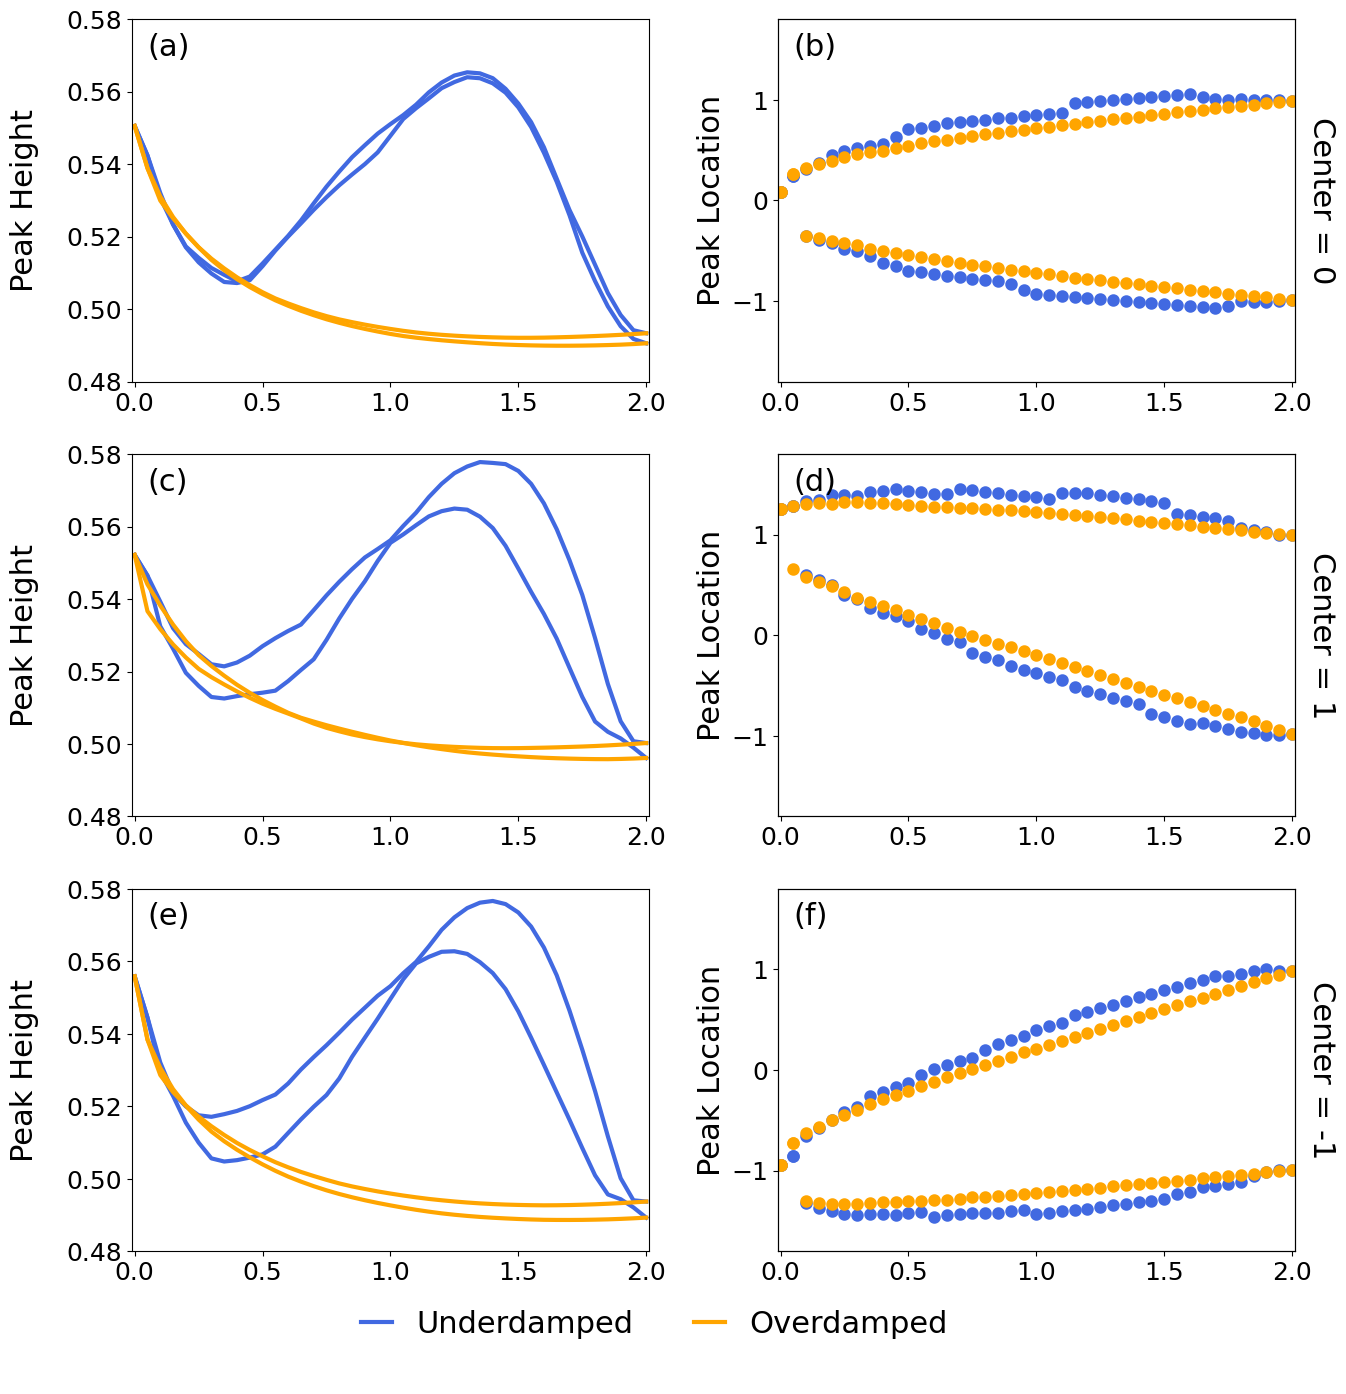

Write Python code to recreate this figure.
#from main import *
#import functions
from scipy.signal import find_peaks
import matplotlib.pyplot as plt
import matplotlib.lines as mlines
import matplotlib.gridspec as gridspec
import string


from setup.plots import *

#format axes
def format_axes(ax):
  #ax.set_xscale('log')
  #ax.invert_xaxis()
  #ax.set_ylim((4.6,5.3))
  #ax.set_xlim((0.11,(8e-7)))
  ax.tick_params(axis='y', labelsize=fontsizeticks)
  ax.tick_params(axis='x', labelsize=fontsizeticks)
  ax.set_xlim((-0.01,2.01))
  #ax.set_ylabel(r"$\mathcal{E}$",fontsize = fontsizetitles)

f1 = "results_SYM.csv"
f2 = "results.csv"
f3 = "results_FLIP_TEMP.csv"

lw = 3

fig1 = plt.figure(figsize = (15,16))
gs1 = fig1.add_gridspec(3, 2
            ,width_ratios=[1,1],height_ratios=[1,1,1])


for peaks in enumerate([f1,f2,f3]):
  
  plot_idx = peaks[0]

  df_temp = pd.read_csv(peaks[1], sep=" ", header = 0)
  #round the t0 and t2 columns just in case it still isnt working
  df_temp = df_temp.round({'t0': dps, 't2': dps})
  times_t0_temp = df_temp.t0.unique()
  times_t0_temp.sort()

  q_axis_temp = df_temp.x.unique()
  q_axis_temp.sort()

  #function to get underdamped distribution
  def distribution_temp(t0 ):
    #t2 = round(t0*(epsilon**2),dps)
    dist = df_temp[df_temp.t0==t0].UDpdf.to_numpy()
    return dist


  #function to get underdamped distribution
  def rho_temp(t0):
    #t2 = round(t0*(epsilon**2),dps)
    dist = df_temp[df_temp.t0==t0].ptx.to_numpy()
    return dist

  if plot_idx ==1:
    times_t0_temp = times_t0_temp[::20]

  height_a = np.zeros(len(times_t0_temp))
  height_b = np.zeros(len(times_t0_temp))
  ODheight_a = np.zeros(len(times_t0_temp))
  ODheight_b = np.zeros(len(times_t0_temp))

  loc_a = np.zeros(len(times_t0_temp))
  loc_b = np.zeros(len(times_t0_temp))
  ODloc_a = np.zeros(len(times_t0_temp))
  ODloc_b = np.zeros(len(times_t0_temp))

  for t in enumerate(times_t0_temp):
    series = distribution_temp(t[1])
    rho_vals = rho_temp(t[1])
    peaks,props  = find_peaks(series,prominence=(0.01, None))
    peaks_rho,props_rho  = find_peaks(rho_vals,prominence=(0.01, None))

    prominences = props['prominences']
    prominences_rho = props_rho['prominences']


    ind1 = peaks[np.argmax(prominences)]
    ind1_rho = peaks_rho[np.argmax(prominences_rho)]
    try:
      ind2 = peaks[np.argsort(prominences)[-2]]
    except:
      ind2 = ind1
    try:
      ind2_rho = peaks_rho[np.argsort(prominences_rho)[-2]]
    except:
      ind2_rho = ind1_rho


    height_a[t[0]] = series[ind1]
    height_b[t[0]] = series[ind2]
    ODheight_a[t[0]] = rho_vals[ind1_rho]
    ODheight_b[t[0]] = rho_vals[ind2_rho]
    loc_a[t[0]] = q_axis_temp[ind1]
    loc_b[t[0]] = q_axis_temp[ind2]
    ODloc_a[t[0]] = q_axis_temp[ind1_rho]
    ODloc_b[t[0]] = q_axis_temp[ind2_rho]

  ax = fig1.add_subplot(gs1[plot_idx,0])#(gs1[peaks[0],0])#
  #plt.title("Height of peaks")
  letter_idx = int(2*plot_idx)
  ax.text(0.03,0.9,"("+string.ascii_lowercase[letter_idx]+")",
      fontsize = fontsizetitles,
       transform=ax.transAxes)

  ax.plot(times_t0_temp,height_a,lw=lw,color=c1,label = "Underdamped")
  ax.plot(times_t0_temp,height_b,lw=lw,color=c1)
  ax.plot(times_t0_temp,ODheight_a,lw=lw,color = "orange",label = "Overdamped")
  ax.plot(times_t0_temp,ODheight_b,lw=lw,color = "orange")
  #plt.ylim((0.25,0.45))

  #plots.format_axes(ax,fontsizeticks)
  ax.set_ylabel("Peak Height",fontsize=fontsizetitles,labelpad = 20)
  format_axes(ax)
  ax.set_ylim((0.48,0.58))

  ax2 = fig1.add_subplot(gs1[plot_idx,1])#(gs1[peaks[0],1])#
  #ax2.title("Location of peaks")
  ax2.scatter(times_t0_temp,loc_a,lw=lw,color=c1,label = "Underdamped")
  ax2.scatter(times_t0_temp,loc_b,lw=lw,color=c1)
  ax2.scatter(times_t0_temp,ODloc_a,lw=lw,color = "orange",label = "Overdamped")
  ax2.scatter(times_t0_temp,ODloc_b,lw=lw,color = "orange")
  format_axes(ax2)
  ax2.set_ylim((-1.8,1.8))
  ax2.set_ylabel("Peak Location",fontsize=fontsizetitles)
  ax2.text(0.03,0.9,"("+string.ascii_lowercase[letter_idx+1]+")"
        ,fontsize = fontsizetitles,transform=ax2.transAxes)
  ax3 = ax2.twinx()
  ax3.set_yticks([])
  peak_center = round(loc_a[0])
  ax3.set_ylabel(f"Center = {peak_center}",rotation=270, fontsize=fontsizetitles,labelpad = 30)

  #
  
  ax.set_xlabel(r"$t$",fontsize=fontsizetitles)
  ax2.set_xlabel(r"$t$",fontsize=fontsizetitles)
  #  ax.set_xticklabels([])
  #  ax2.set_xticklabels([])
  #  ax.tick_params('both', length=10, which='both')
  #  ax2.tick_params('both', length=10, which='both')

#get legend
orange_line = mlines.Line2D([], [],color="orange",lw=lw)
blue_line = mlines.Line2D([], [],color=c1,lw=lw)


legend = fig1.legend(handles=[blue_line,orange_line],
          labels=["Underdamped","Overdamped"],
          fontsize = fontsizetitles,
          frameon = False,
          handlelength = 1,
          ncols = 3)


#move the legend
legend.set_bbox_to_anchor(bbox=(0.65,0.06))

plt.subplots_adjust(wspace=0.25,hspace=0.25)

#plt.tight_layout()
plt.savefig("peakheights.pdf",bbox_inches="tight")

plt.savefig("peakheights.png",bbox_inches="tight")
plt.close()